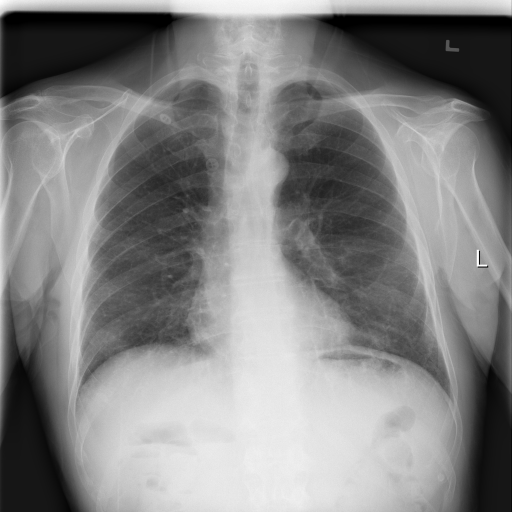
#> input picture Modelos/00000042_007.png, 1024 x 1024 px, found by its file name (shown at 1/2 size)
$ python main.py
#> lines starting #> are read from the running program, lines starting #| are printed output that depends on the picture; after the words box and inside, x2 and y2 are one past the last pixel; in counts of white or black regions, pixels touching at a corner belong together
##
# Se importan las librerias para el funcionamiento del programa
import numpy as np
import matplotlib.pyplot as plt
import os
import skimage.io as io
from skimage.color import rgb2gray, rgba2rgb
from scipy.signal import correlate
import glob
import sklearn.metrics as mt
import argparse
# El proceso de evaluacion para todas las imagenes dura entre 2-6 minutos.
# Se importan las imagenes en la carpeta modelos donde se tiene la segmentación de un corazón con cardiomegalia
sano = rgb2gray(io.imread(os.path.join('Rodriguez_Ballesteros_code', 'Modelos','00000042_007.png')))
#> sano is the input picture: shape (1024, 1024); min 0, max 255, mean 131.3
sanoseg = rgb2gray(rgba2rgb(io.imread(os.path.join('Rodriguez_Ballesteros_code', 'Modelos','Sano.png'))))
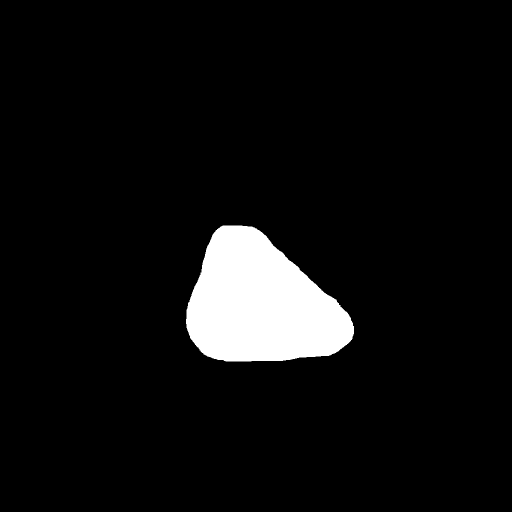
#> input picture Modelos/Sano.png, 1024 x 1024 px, found by its file name (shown at 1/2 size)
#> sanoseg: shape (1024, 1024) float64; values 0 (black) and 1 (white), 6% white; 1 white region, box (x1, y1, x2, y2) and area: (372, 451, 708, 723) 63438
# Se localiza el corazón en el kernel de la imagen binaria 'cardseg' intersectada con la imágen '00000374_000.png'
kernel = (sanoseg*sano)[451:723,372:708]
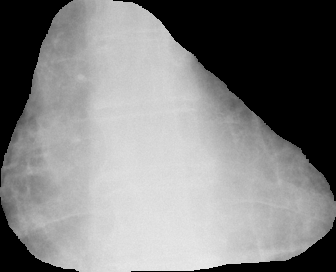
#> kernel: shape (272, 336) float64; min 0, max 235, mean 128.2
# Se normaliza el kernel y se guarda en la variable fill
fil = (kernel - np.mean(kernel)) / (np.std(kernel) * kernel.size)
# Se define una función para la cross-correlacion
def corr(imagen):
    # Se noramliza la imagen a evaluar y se guarda en la variable ne .
    ne = (imagen - np.mean(imagen)) / (np.std(imagen) * imagen.size)
    # Se aplica la crosscorrelación en modo 'same' para evitar problemas de tamaño similar de imagen y en metodo
    # automatico para que reconozca el metodo más rapido
    cross = correlate(ne, fil, mode='same', method='auto')
    # Se retorna la suma de la crosscorrelación para obtener un resultado numérico
    return np.sum(cross)
# Se importan las imagenes a evaluar de la carpeta 'Datos', 'Imágenes'
images = os.path.join('Rodriguez_Ballesteros_code', 'Datos', 'Imágenes','*.png')
# Se leen las imagnes y se transforman a escala de grises
images_list = list(map(io.imread, glob.glob(images)))
images_black = list(map(rgb2gray, images_list))
# Se aplica la cross-correlacion para todas las imagenes en escala de grises
resul = list(map(corr, images_black))
# Se inicializa un arreglo de zeros para el resultado de todas las imagenes
tiene = np.zeros(len(resul))
# Se recorren los resultados de las imagenes
for i in range (0, len(resul)):
    # Si el resultado de la imagen es superior a 0.003, un valor 'promedio' que se obtuvo para la imagen de donde se
    # obtuvo el kernel y da un buen resultado
    if resul[i] > 0.03 or resul[i] < 0.015:
        # Se considera la imagen como corazon con cardiomegalia
        tiene[i] = 1
# Se guarda el arreglo de las predicciones
np.savetxt(os.path.join('Rodriguez_Ballesteros_code','pred.txt'), tiene)
# Se cargan las anotaciones de la base de datos
#> (the run stopped early here; a loop or call above may not have finished)
